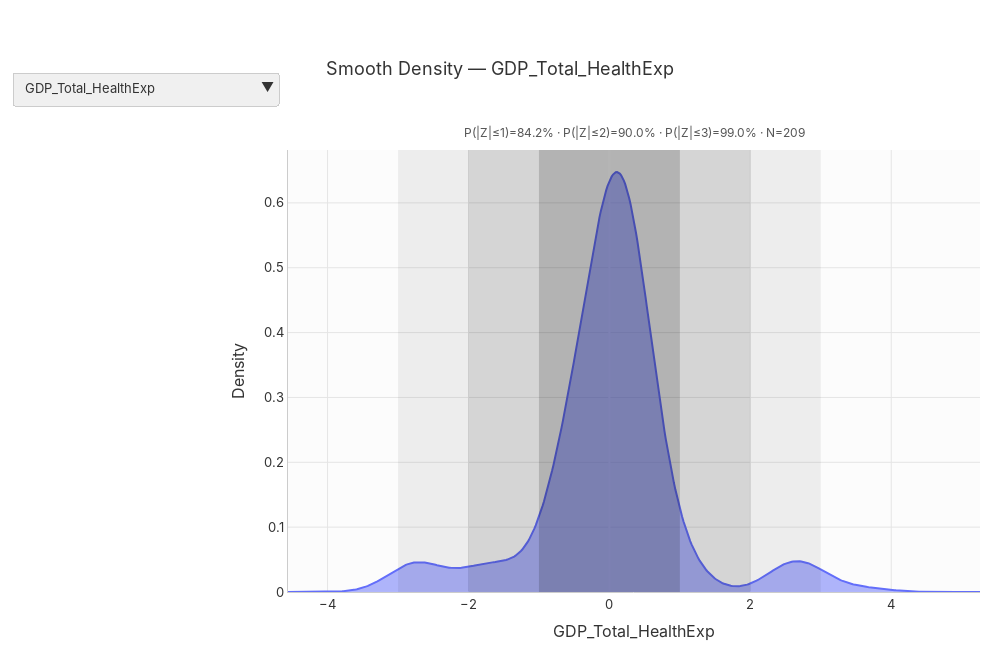

Notebook source saved alongside this figure:
### Markdown cell above
## 2.2. Visualisation

### Code cell
# =============================
# Smooth Density Dashboard (KDE, Count 버튼 없음)
# - 드롭다운: 지표 교체
# - Y축: Density (부드러운 커브)
# - 셰이딩: |Z|≤1, ≤2, ≤3
# - 상단 부제: P(|Z|≤1,2,3) 및 N
# =============================

# ---- 설정 ----
YEAR_FILTER = None   # 예: 2020 (특정 연도만 보려면 숫자 지정)
exclude_cols = ["Country Name", "Country Code", "Time"]

# 표시용 별칭 함수 (indicator_alias_map가 없으면 컬럼명 그대로 사용)
def short_name(col: str) -> str:
    try:
        return indicator_alias_map.get(col, col)
    except NameError:
        return col

# --- (A) 표준화(Z-score) 분포에서 |Z|≤k의 구간 누적확률 계산 도우미 ---
def z_mass(vals, k=1.0):
    v = pd.to_numeric(vals, errors="coerce").dropna().values
    if v.size == 0:
        return np.nan
    return np.mean((v >= -k) & (v <= k))

def fmt_mass(m):
    if m is None or (isinstance(m, float) and np.isnan(m)):
        return "n/a"
    return f"{m:.1%}"

# --- (B) KDE 계산 (Silverman rule-of-thumb 대역폭) ---
def kde_xy(zvals, gridsize=512, pad=0.25):
    """표준화된 값 zvals로 KDE 곡선 (x, density) 반환"""
    v = pd.to_numeric(zvals, errors="coerce").dropna().values
    n = v.size
    if n < 2:
        # 샘플이 너무 적으면 점 두 개를 그려서 방어
        x = np.linspace(-3, 3, gridsize)
        y = np.zeros_like(x)
        return x, y
    std = np.std(v, ddof=1)
    # 표준화 데이터라도 분산이 1이 아닐 수 있어 방어적으로 추정
    bw = 1.06 * (std if std > 1e-9 else 1.0) * n ** (-1/5)

    x_min, x_max = v.min(), v.max()
    span = x_max - x_min
    # 최대한 |Z| 범위를 커버하되 데이터 범위를 중심으로 패딩
    lo = min(-3, x_min - pad * (span if span > 0 else 1))
    hi = max( 3, x_max + pad * (span if span > 0 else 1))
    x = np.linspace(lo, hi, gridsize)

    kde = KernelDensity(kernel="gaussian", bandwidth=bw).fit(v.reshape(-1,1))
    log_dens = kde.score_samples(x.reshape(-1,1))
    y = np.exp(log_dens)  # 적분이 1인 밀도
    return x, y

# ---- 1) 시각화 대상 컬럼 선정 ----
if "indicator_alias_map" in globals():
    candidates = [c for c in indicator_alias_map.keys() if c not in exclude_cols]
else:
    candidates = [c for c in data_df.columns if c not in exclude_cols]

existing = [c for c in candidates if c in data_df.columns]
if not existing:
    raise ValueError("선택 지표가 data_df에 없습니다. data_df.columns를 확인하세요.")
cols = existing

# ---- 2) 숫자 변환 & (옵션) 연도 필터 ----
df_num = data_df.copy()
for c in cols:
    df_num[c] = pd.to_numeric(df_num[c], errors="coerce")

if YEAR_FILTER is not None:
    if "Time" not in df_num.columns:
        warnings.warn("YEAR_FILTER가 지정됐지만 'Time' 컬럼이 없어 무시됩니다.")
    else:
        df_num = df_num[df_num["Time"] == YEAR_FILTER]

if df_num[cols].dropna(how="all").empty:
    raise ValueError("필터 이후 값이 없습니다. YEAR_FILTER 또는 지표 선택을 확인하세요.")

# ---- 3) 지표별 P(|Z|) 및 N 사전계산 ----
mass_info = {}
for col in cols:
    z = df_num[col].dropna()
    mass_info[col] = {
        "N": len(z),
        "p1": z_mass(z, 1.0),
        "p2": z_mass(z, 2.0),
        "p3": z_mass(z, 3.0),
    }

# ---- 4) 최초 지표 KDE ----
first_col = cols[0]
z0 = df_num[first_col].dropna()
x0, y0 = kde_xy(z0)
subtitle0 = (
    f"P(|Z|≤1)={fmt_mass(mass_info[first_col]['p1'])} · "
    f"P(|Z|≤2)={fmt_mass(mass_info[first_col]['p2'])} · "
    f"P(|Z|≤3)={fmt_mass(mass_info[first_col]['p3'])} · "
    f"N={mass_info[first_col]['N']}"
)

fig = go.Figure(
    data=[go.Scatter(
        x=x0, y=y0,
        mode="lines",
        line=dict(width=2),
        fill="tozeroy",  # 아래로 채워서 '부드러운 분포' 느낌 강화
        name="KDE",
        hovertemplate=f"<b>{short_name(first_col)}</b><br>Z: %{{x:.2f}}<br>Density: %{{y:.3f}}<extra></extra>"
    )]
)

# ---- 5) 셰이딩(그림자) 정의: |Z|≤1, ≤2, ≤3 (배경 사각형) ----
shapes_shading = [
    dict(type="rect", xref="x", yref="paper", x0=-3, x1= 3, y0=0, y1=1,
         fillcolor="rgba(0,0,0,0.06)", line=dict(width=0)),
    dict(type="rect", xref="x", yref="paper", x0=-2, x1= 2, y0=0, y1=1,
         fillcolor="rgba(0,0,0,0.10)", line=dict(width=0)),
    dict(type="rect", xref="x", yref="paper", x0=-1, x1= 1, y0=0, y1=1,
         fillcolor="rgba(0,0,0,0.16)", line=dict(width=0)),
]

# ---- 6) 드롭다운 (지표 교체 → KDE 재계산 + 부제/셰이딩 유지) ----
dropdown_buttons = []
for col in cols:
    z = df_num[col].dropna()
    xk, yk = kde_xy(z)
    info = mass_info[col]
    subtitle = (
        f"P(|Z|≤1)={fmt_mass(info['p1'])} · "
        f"P(|Z|≤2)={fmt_mass(info['p2'])} · "
        f"P(|Z|≤3)={fmt_mass(info['p3'])} · "
        f"N={info['N']}"
    )
    dropdown_buttons.append(
        dict(
            label=short_name(col),
            method="update",
            args=[
                {"x": [xk], "y": [yk]},  # KDE 곡선 교체
                {"title": f"Smooth Density — {short_name(col)}"
                          + (f" (Year {YEAR_FILTER})" if YEAR_FILTER is not None else ""),
                 "xaxis": {"title": short_name(col)},
                 "yaxis": {"title": "Density"},
                 "annotations": [{
                     "text": subtitle, "xref": "paper", "yref": "paper",
                     "x": 0.5, "y": 1.06, "showarrow": False,
                     "align": "center", "font": {"size": 12, "color": "#555"}
                 }],
                 "shapes": shapes_shading}
            ],
        )
    )

# ---- 7) 레이아웃 ----
fig.update_layout(
    height=650, width=1000,
    title=f"Smooth Density — {short_name(first_col)}" + (f" (Year {YEAR_FILTER})" if YEAR_FILTER is not None else ""),
    title_x=0.5,
    showlegend=False,
    updatemenus=[
        dict(
            type="dropdown", direction="down", x=0.0, y=1.2,
            pad={"r": 10, "t": 10}, buttons=dropdown_buttons,
            showactive=True, bgcolor="#f0f0f0", bordercolor="#ccc"
        ),
    ],
    margin=dict(l=50, r=20, t=150, b=50),
    font=dict(size=13, family="Inter, sans-serif", color="#333"),
    xaxis_title=short_name(first_col),
    yaxis_title="Density",
    xaxis=dict(gridcolor="#e5e5e5", showline=True, linewidth=1, linecolor="#ccc", type="linear"),
    yaxis=dict(gridcolor="#e5e5e5", showline=True, linewidth=1, linecolor="#ccc"),
    plot_bgcolor="#fcfcfc",
    paper_bgcolor="#ffffff",
    # 초기 부제 + 셰이딩
    annotations=[{
        "text": subtitle0, "xref":"paper","yref":"paper",
        "x":0.5,"y":1.06,"showarrow":False,"align":"center",
        "font":{"size":12,"color":"#555"}
    }],
    shapes=shapes_shading
)

fig.show()

### Figure 1 — Plotly figure (JSON) as saved in the notebook; plotly's stock layout.template omitted (floating-point values rounded to 4 significant figures; data arrays with more than 128 entries replaced by an {"elided": "..."} marker saying what was removed)
{"data": [{"fill": "tozeroy", "hovertemplate": "<b>GDP_Total_HealthExp</b><br>Z: %{x:.2f}<br>Density: %{y:.3f}<extra></extra>", "line": {"width": 2}, "mode": "lines", "name": "KDE", "type": "scatter", "x": {"elided": "512 float values"}, "y": {"elided": "512 float values"}}], "layout": {"annotations": [{"align": "center", "font": {"color": "#555", "size": 12}, "showarrow": false, "text": "P(|Z|≤1)=84.2% · P(|Z|≤2)=90.0% · P(|Z|≤3)=99.0% · N=209", "x": 0.5, "xref": "paper", "y": 1.06, "yref": "paper"}], "font": {"color": "#333", "family": "Inter, sans-serif", "size": 13}, "height": 650, "margin": {"b": 50, "l": 50, "r": 20, "t": 150}, "paper_bgcolor": "#ffffff", "plot_bgcolor": "#fcfcfc", "shapes": [{"fillcolor": "rgba(0,0,0,0.06)", "line": {"width": 0}, "type": "rect", "x0": -3, "x1": 3, "xref": "x", "y0": 0, "y1": 1, "yref": "paper"}, {"fillcolor": "rgba(0,0,0,0.10)", "line": {"width": 0}, "type": "rect", "x0": -2, "x1": 2, "xref": "x", "y0": 0, "y1": 1, "yref": "paper"}, {"fillcolor": "rgba(0,0,0,0.16)", "line": {"width": 0}, "type": "rect", "x0": -1, "x1": 1, "xref": "x", "y0": 0, "y1": 1, "yref": "paper"}], "showlegend": false, "title": {"text": "Smooth Density — GDP_Total_HealthExp", "x": 0.5}, "updatemenus": [{"bgcolor": "#f0f0f0", "bordercolor": "#ccc", "buttons": [{"args": [{"x": {"elided": "1x512 float values"}, "y": {"elided": "1x512 float values"}}, {"annotations": [{"align": "center", "font": {"color": "#555", "size": 12}, "showarrow": false, "text": "P(|Z|≤1)=84.2% · P(|Z|≤2)=90.0% · P(|Z|≤3)=99.0% · N=209", "x": 0.5, "xref": "paper", "y": 1.06, "yref": "paper"}], "shapes": [{"fillcolor": "rgba(0,0,0,0.06)", "line": {"width": 0}, "type": "rect", "x0": -3, "x1": 3, "xref": "x", "y0": 0, "y1": 1, "yref": "paper"}, {"fillcolor": "rgba(0,0,0,0.10)", "line": {"width": 0}, "type": "rect", "x0": -2, "x1": 2, "xref": "x", "y0": 0, "y1": 1, "yref": "paper"}, {"fillcolor": "rgba(0,0,0,0.16)", "line": {"width": 0}, "type": "rect", "x0": -1, "x1": 1, "xref": "x", "y0": 0, "y1": 1, "yref": "paper"}], "title": "Smooth Density — GDP_Total_HealthExp", "xaxis": {"title": "GDP_Total_HealthExp"}, "yaxis": {"title": "Density"}}], "label": "GDP_Total_HealthExp", "method": "update"}, {"args": [{"x": {"elided": "1x512 float values"}, "y": {"elided": "1x512 float values"}}, {"annotations": [{"align": "center", "font": {"color": "#555", "size": 12}, "showarrow": false, "text": "P(|Z|≤1)=77.5% · P(|Z|≤2)=93.3% · P(|Z|≤3)=100.0% · N=209", "x": 0.5, "xref": "paper", "y": 1.06, "yref": "paper"}], "shapes": [{"fillcolor": "rgba(0,0,0,0.06)", "line": {"width": 0}, "type": "rect", "x0": -3, "x1": 3, "xref": "x", "y0": 0, "y1": 1, "yref": "paper"}, {"fillcolor": "rgba(0,0,0,0.10)", "line": {"width": 0}, "type": "rect", "x0": -2, "x1": 2, "xref": "x", "y0": 0, "y1": 1, "yref": "paper"}, {"fillcolor": "rgba(0,0,0,0.16)", "line": {"width": 0}, "type": "rect", "x0": -1, "x1": 1, "xref": "x", "y0": 0, "y1": 1, "yref": "paper"}], "title": "Smooth Density — GDP_Gov_HealthExp", "xaxis": {"title": "GDP_Gov_HealthExp"}, "yaxis": {"title": "Density"}}], "label": "GDP_Gov_HealthExp", "method": "update"}, {"args": [{"x": {"elided": "1x512 float values"}, "y": {"elided": "1x512 float values"}}, {"annotations": [{"align": "center", "font": {"color": "#555", "size": 12}, "showarrow": false, "text": "P(|Z|≤1)=86.1% · P(|Z|≤2)=95.2% · P(|Z|≤3)=97.1% · N=209", "x": 0.5, "xref": "paper", "y": 1.06, "yref": "paper"}], "shapes": [{"fillcolor": "rgba(0,0,0,0.06)", "line": {"width": 0}, "type": "rect", "x0": -3, "x1": 3, "xref": "x", "y0": 0, "y1": 1, "yref": "paper"}, {"fillcolor": "rgba(0,0,0,0.10)", "line": {"width": 0}, "type": "rect", "x0": -2, "x1": 2, "xref": "x", "y0": 0, "y1": 1, "yref": "paper"}, {"fillcolor": "rgba(0,0,0,0.16)", "line": {"width": 0}, "type": "rect", "x0": -1, "x1": 1, "xref": "x", "y0": 0, "y1": 1, "yref": "paper"}], "title": "Smooth Density — JOB_Unemployment_Total", "xaxis": {"title": "JOB_Unemployment_Total"}, "yaxis": {"title": "Density"}}], "label": "JOB_Unemployment_Total", "method": "update"}, {"args": [{"x": {"elided": "1x512 float values"}, "y": {"elided": "1x512 float values"}}, {"annotations": [{"align": "center", "font": {"color": "#555", "size": 12}, "showarrow": false, "text": "P(|Z|≤1)=85.2% · P(|Z|≤2)=94.3% · P(|Z|≤3)=97.6% · N=209", "x": 0.5, "xref": "paper", "y": 1.06, "yref": "paper"}], "shapes": [{"fillcolor": "rgba(0,0,0,0.06)", "line": {"width": 0}, "type": "rect", "x0": -3, "x1": 3, "xref": "x", "y0": 0, "y1": 1, "yref": "paper"}, {"fillcolor": "rgba(0,0,0,0.10)", "line": {"width": 0}, "type": "rect", "x0": -2, "x1": 2, "xref": "x", "y0": 0, "y1": 1, "yref": "paper"}, {"fillcolor": "rgba(0,0,0,0.16)", "line": {"width": 0}, "type": "rect", "x0": -1, "x1": 1, "xref": "x", "y0": 0, "y1": 1, "yref": "paper"}], "title": "Smooth Density — JOB_Unemp_Youth_Total", "xaxis": {"title": "JOB_Unemp_Youth_Total"}, "yaxis": {"title": "Density"}}], "label": "JOB_Unemp_Youth_Total", "method": "update"}, {"args": [{"x": {"elided": "1x512 float values"}, "y": {"elided": "1x512 float values"}}, {"annotations": [{"align": "center", "font": {"color": "#555", "size": 12}, "showarrow": false, "text": "P(|Z|≤1)=77.5% · P(|Z|≤2)=91.9% · P(|Z|≤3)=100.0% · N=209", "x": 0.5, "xref": "paper", "y": 1.06, "yref": "paper"}], "shapes": [{"fillcolor": "rgba(0,0,0,0.06)", "line": {"width": 0}, "type": "rect", "x0": -3, "x1": 3, "xref": "x", "y0": 0, "y1": 1, "yref": "paper"}, {"fillcolor": "rgba(0,0,0,0.10)", "line": {"width": 0}, "type": "rect", "x0": -2, "x1": 2, "xref": "x", "y0": 0, "y1": 1, "yref": "paper"}, {"fillcolor": "rgba(0,0,0,0.16)", "line": {"width": 0}, "type": "rect", "x0": -1, "x1": 1, "xref": "x", "y0": 0, "y1": 1, "yref": "paper"}], "title": "Smooth Density — JOB_VulnerableEmployment_Total", "xaxis": {"title": "JOB_VulnerableEmployment_Total"}, "yaxis": {"title": "Density"}}], "label": "JOB_VulnerableEmployment_Total", "method": "update"}, {"args": [{"x": {"elided": "1x512 float values"}, "y": {"elided": "1x512 float values"}}, {"annotations": [{"align": "center", "font": {"color": "#555", "size": 12}, "showarrow": false, "text": "P(|Z|≤1)=75.1% · P(|Z|≤2)=95.2% · P(|Z|≤3)=98.6% · N=209", "x": 0.5, "xref": "paper", "y": 1.06, "yref": "paper"}], "shapes": [{"fillcolor": "rgba(0,0,0,0.06)", "line": {"width": 0}, "type": "rect", "x0": -3, "x1": 3, "xref": "x", "y0": 0, "y1": 1, "yref": "paper"}, {"fillcolor": "rgba(0,0,0,0.10)", "line": {"width": 0}, "type": "rect", "x0": -2, "x1": 2, "xref": "x", "y0": 0, "y1": 1, "yref": "paper"}, {"fillcolor": "rgba(0,0,0,0.16)", "line": {"width": 0}, "type": "rect", "x0": -1, "x1": 1, "xref": "x", "y0": 0, "y1": 1, "yref": "paper"}], "title": "Smooth Density — JOB_Part_Time_Total", "xaxis": {"title": "JOB_Part_Time_Total"}, "yaxis": {"title": "Density"}}], "label": "JOB_Part_Time_Total", "method": "update"}, {"args": [{"x": {"elided": "1x512 float values"}, "y": {"elided": "1x512 float values"}}, {"annotations": [{"align": "center", "font": {"color": "#555", "size": 12}, "showarrow": false, "text": "P(|Z|≤1)=73.7% · P(|Z|≤2)=92.8% · P(|Z|≤3)=100.0% · N=209", "x": 0.5, "xref": "paper", "y": 1.06, "yref": "paper"}], "shapes": [{"fillcolor": "rgba(0,0,0,0.06)", "line": {"width": 0}, "type": "rect", "x0": -3, "x1": 3, "xref": "x", "y0": 0, "y1": 1, "yref": "paper"}, {"fillcolor": "rgba(0,0,0,0.10)", "line": {"width": 0}, "type": "rect", "x0": -2, "x1": 2, "xref": "x", "y0": 0, "y1": 1, "yref": "paper"}, {"fillcolor": "rgba(0,0,0,0.16)", "line": {"width": 0}, "type": "rect", "x0": -1, "x1": 1, "xref": "x", "y0": 0, "y1": 1, "yref": "paper"}], "title": "Smooth Density — JOB_Self-employed_Total", "xaxis": {"title": "JOB_Self-employed_Total"}, "yaxis": {"title": "Density"}}], "label": "JOB_Self-employed_Total", "method": "update"}, {"args": [{"x": {"elided": "1x512 float values"}, "y": {"elided": "1x512 float values"}}, {"annotations": [{"align": "center", "font": {"color": "#555", "size": 12}, "showarrow": false, "text": "P(|Z|≤1)=73.7% · P(|Z|≤2)=92.8% · P(|Z|≤3)=100.0% · N=209", "x": 0.5, "xref": "paper", "y": 1.06, "yref": "paper"}], "shapes": [{"fillcolor": "rgba(0,0,0,0.06)", "line": {"width": 0}, "type": "rect", "x0": -3, "x1": 3, "xref": "x", "y0": 0, "y1": 1, "yref": "paper"}, {"fillcolor": "rgba(0,0,0,0.10)", "line": {"width": 0}, "type": "rect", "x0": -2, "x1": 2, "xref": "x", "y0": 0, "y1": 1, "yref": "paper"}, {"fillcolor": "rgba(0,0,0,0.16)", "line": {"width": 0}, "type": "rect", "x0": -1, "x1": 1, "xref": "x", "y0": 0, "y1": 1, "yref": "paper"}], "title": "Smooth Density — JOB_Contracters_Total", "xaxis": {"title": "JOB_Contracters_Total"}, "yaxis": {"title": "Density"}}], "label": "JOB_Contracters_Total", "method": "update"}, {"args": [{"x": {"elided": "1x512 float values"}, "y": {"elided": "1x512 float values"}}, {"annotations": [{"align": "center", "font": {"color": "#555", "size": 12}, "showarrow": false, "text": "P(|Z|≤1)=72.2% · P(|Z|≤2)=86.6% · P(|Z|≤3)=100.0% · N=209", "x": 0.5, "xref": "paper", "y": 1.06, "yref": "paper"}], "shapes": [{"fillcolor": "rgba(0,0,0,0.06)", "line": {"width": 0}, "type": "rect", "x0": -3, "x1": 3, "xref": "x", "y0": 0, "y1": 1, "yref": "paper"}, {"fillcolor": "rgba(0,0,0,0.10)", "line": {"width": 0}, "type": "rect", "x0": -2, "x1": 2, "xref": "x", "y0": 0, "y1": 1, "yref": "paper"}, {"fillcolor": "rgba(0,0,0,0.16)", "line": {"width": 0}, "type": "rect", "x0": -1, "x1": 1, "xref": "x", "y0": 0, "y1": 1, "yref": "paper"}], "title": "Smooth Density — EDU_Bachelors_25Plus_Total", "xaxis": {"title": "EDU_Bachelors_25Plus_Total"}, "yaxis": {"title": "Density"}}], "label": "EDU_Bachelors_25Plus_Total", "method": "update"}, {"args": [{"x": {"elided": "1x512 float values"}, "y": {"elided": "1x512 float values"}}, {"annotations": [{"align": "center", "font": {"color": "#555", "size": 12}, "showarrow": false, "text": "P(|Z|≤1)=64.1% · P(|Z|≤2)=96.7% · P(|Z|≤3)=100.0% · N=209", "x": 0.5, "xref": "paper", "y": 1.06, "yref": "paper"}], "shapes": [{"fillcolor": "rgba(0,0,0,0.06)", "line": {"width": 0}, "type": "rect", "x0": -3, "x1": 3, "xref": "x", "y0": 0, "y1": 1, "yref": "paper"}, {"fillcolor": "rgba(0,0,0,0.10)", "line": {"width": 0}, "type": "rect", "x0": -2, "x1": 2, "xref": "x", "y0": 0, "y1": 1, "yref": "paper"}, {"fillcolor": "rgba(0,0,0,0.16)", "line": {"width": 0}, "type": "rect", "x0": -1, "x1": 1, "xref": "x", "y0": 0, "y1": 1, "yref": "paper"}], "title": "Smooth Density — EDU_LowerSecondary_25Plus_Total", "xaxis": {"title": "EDU_LowerSecondary_25Plus_Total"}, "yaxis": {"title": "Density"}}], "label": "EDU_LowerSecondary_25Plus_Total", "method": "update"}, {"args": [{"x": {"elided": "1x512 float values"}, "y": {"elided": "1x512 float values"}}, {"annotations": [{"align": "center", "font": {"color": "#555", "size": 12}, "showarrow": false, "text": "P(|Z|≤1)=78.5% · P(|Z|≤2)=89.5% · P(|Z|≤3)=100.0% · N=209", "x": 0.5, "xref": "paper", "y": 1.06, "yref": "paper"}], "shapes": [{"fillcolor": "rgba(0,0,0,0.06)", "line": {"width": 0}, "type": "rect", "x0": -3, "x1": 3, "xref": "x", "y0": 0, "y1": 1, "yref": "paper"}, {"fillcolor": "rgba(0,0,0,0.10)", "line": {"width": 0}, "type": "rect", "x0": -2, "x1": 2, "xref": "x", "y0": 0, "y1": 1, "yref": "paper"}, {"fillcolor": "rgba(0,0,0,0.16)", "line": {"width": 0}, "type": "rect", "x0": -1, "x1": 1, "xref": "x", "y0": 0, "y1": 1, "yref": "paper"}], "title": "Smooth Density — EDU_PostSecondary_25Plus_Total", "xaxis": {"title": "EDU_PostSecondary_25Plus_Total"}, "yaxis": {"title": "Density"}}], "label": "EDU_PostSecondary_25Plus_Total", "method": "update"}, {"args": [{"x": {"elided": "1x512 float values"}, "y": {"elided": "1x512 float values"}}, {"annotations": [{"align": "center", "font": {"color": "#555", "size": 12}, "showarrow": false, "text": "P(|Z|≤1)=83.7% · P(|Z|≤2)=93.8% · P(|Z|≤3)=98.6% · N=209", "x": 0.5, "xref": "paper", "y": 1.06, "yref": "paper"}], "shapes": [{"fillcolor": "rgba(0,0,0,0.06)", "line": {"width": 0}, "type": "rect", "x0": -3, "x1": 3, "xref": "x", "y0": 0, "y1": 1, "yref": "paper"}, {"fillcolor": "rgba(0,0,0,0.10)", "line": {"width": 0}, "type": "rect", "x0": -2, "x1": 2, "xref": "x", "y0": 0, "y1": 1, "yref": "paper"}, {"fillcolor": "rgba(0,0,0,0.16)", "line": {"width": 0}, "type": "rect", "x0": -1, "x1": 1, "xref": "x", "y0": 0, "y1": 1, "yref": "paper"}], "title": "Smooth Density — EDU_Primary_25Plus_Total", "xaxis": {"title": "EDU_Primary_25Plus_Total"}, "yaxis": {"title": "Density"}}], "label": "EDU_Primary_25Plus_Total", "method": "update"}, {"args": [{"x": {"elided": "1x512 float values"}, "y": {"elided": "1x512 float values"}}, {"annotations": [{"align": "center", "font": {"color": "#555", "size": 12}, "showarrow": false, "text": "P(|Z|≤1)=76.1% · P(|Z|≤2)=90.9% · P(|Z|≤3)=99.0% · N=209", "x": 0.5, "xref": "paper", "y": 1.06, "yref": "paper"}], "shapes": [{"fillcolor": "rgba(0,0,0,0.06)", "line": {"width": 0}, "type": "rect", "x0": -3, "x1": 3, "xref": "x", "y0": 0, "y1": 1, "yref": "paper"}, {"fillcolor": "rgba(0,0,0,0.10)", "line": {"width": 0}, "type": "rect", "x0": -2, "x1": 2, "xref": "x", "y0": 0, "y1": 1, "yref": "paper"}, {"fillcolor": "rgba(0,0,0,0.16)", "line": {"width": 0}, "type": "rect", "x0": -1, "x1": 1, "xref": "x", "y0": 0, "y1": 1, "yref": "paper"}], "title": "Smooth Density — EDU_ShortCycleTertiary_25Plus_Total", "xaxis": {"title": "EDU_ShortCycleTertiary_25Plus_Total"}, "yaxis": {"title": "Density"}}], "label": "EDU_ShortCycleTertiary_25Plus_Total", "method": "update"}], "direction": "down", "pad": {"r": 10, "t": 10}, "showactive": true, "type": "dropdown", "x": 0, "y": 1.2}], "width": 1000, "xaxis": {"gridcolor": "#e5e5e5", "linecolor": "#ccc", "linewidth": 1, "showline": true, "title": {"text": "GDP_Total_HealthExp"}, "type": "linear"}, "yaxis": {"gridcolor": "#e5e5e5", "linecolor": "#ccc", "linewidth": 1, "showline": true, "title": {"text": "Density"}}}}
